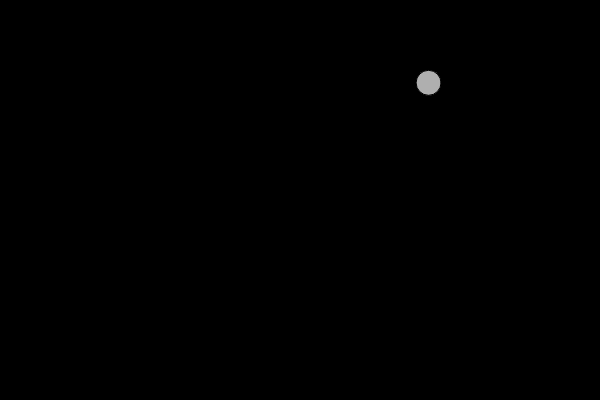
Frame 1 (no input)
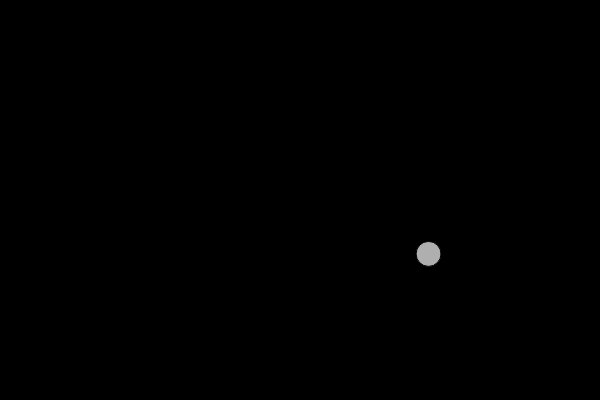
Frame 60 (no input)
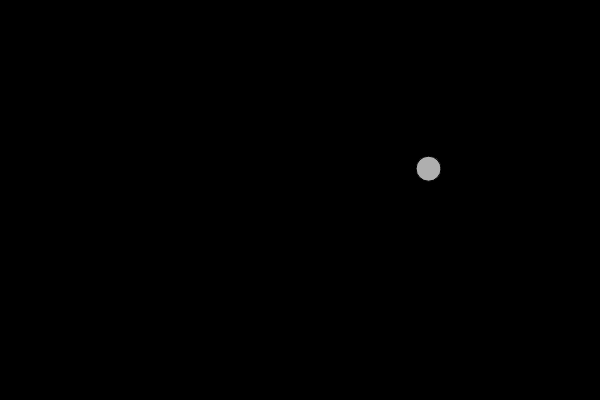
Frame 120 (the mouse pressed at the canvas centre since frame 60)

The p5.js sketch that drew these frames (run headless with seeded random() and noise() and a simulated clock; from frame 60 on, the mouse is pressed at the canvas centre):

// p5.js sketch
// ── sketch.js
/*
 * Basic  Drawing 基础图形绘画
 * Yuli Cai /caiyuli.com
 */

// Example: basic class declaration 
// 示例: 基本类的声明
// 翻译自 Dan Shiffman的示例， 注解：Yuli Cai 蔡雨利

// 线上案例：https://editor.p5js.org/yulicai/sketches/SJ72Zv7eG

let bubble1;
let gravity = 0.1;

function setup() {
    createCanvas(600, 400);
    bubble1 = new Bubble();
}

function draw() {
    background(0);
    bubble1.display();
    bubble1.update();

}


// 一个与setup draw都分开的类
class Bubble {
    //每个类必有一个constructor, 里面是需要成立这个类的基本数据需求
    constructor() {
        // this是javascript类特有的语法
        // 在类里面只带这个类未来所绑定的变量
        // 每个在类里面的假设变量，都用this.来声明和引用
        this.x = random(width);
        this.y = random(height);
        this.size = random(10, 30);
        this.speed = 0;
    }

    // constructor之后是这个类中所具有的功能
    // 不需要用function这个关键词进行声明了，只是语法上的不同，因为被封装在这个类里面
    display() {
        fill(175);
        stroke(0);
        ellipse(this.x, this.y, this.size);
    }
    update() {
        this.y = this.y + this.speed; //程序的进行过程中，对变量进行更改
        this.speed = this.speed + gravity; //与全局变量的互动
        if (this.y >= (height - this.size / 2)) {
            this.speed = this.speed * (-0.95);
        }
    }



}
